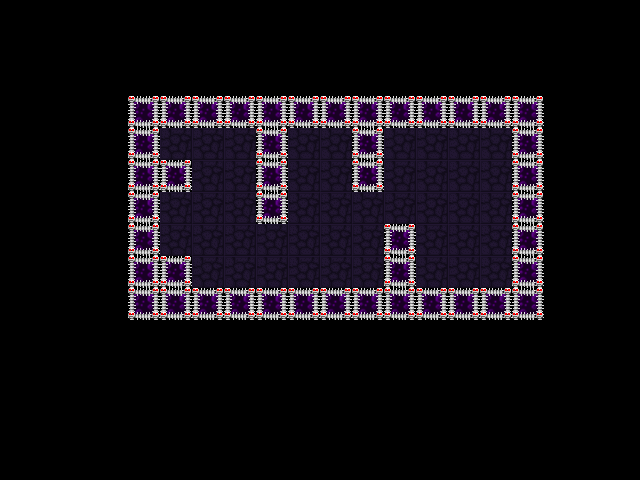

This game map was drawn from its Tiled (.tmx) file and the tilesets committed beside it. A one-line description and the full map source follow:
An orthogonal 20x15 tile map with 32x32 px tiles, 2 tile layers (Grounds, Walls), 6 tilesets and 16 objects (5x Red, 5x Blue, 5x Green, Hero).

<map version="1.0" orientation="orthogonal" width="20" height="15" tilewidth="32" tileheight="32">
 <tileset firstgid="1" name="grounds" tilewidth="32" tileheight="32">
  <image source="../assets/images/grounds.png" width="128" height="128" />
 </tileset>
 <tileset firstgid="17" name="walls" tilewidth="32" tileheight="32">
  <image source="../assets/images/walls.png" width="128" height="96" />
 </tileset>
 <tileset firstgid="29" name="changers" tilewidth="32" tileheight="32">
  <image source="../assets/images/changers.png" width="96" height="32" />
 </tileset>
 <tileset firstgid="32" name="capsules" tilewidth="32" tileheight="32">
  <image source="../assets/images/capsules.png" width="96" height="64" />
 </tileset>
 <tileset firstgid="38" name="viruses" tilewidth="32" tileheight="32">
  <image source="../assets/images/viruses.png" width="96" height="128" />
 </tileset>
 <tileset firstgid="50" name="hero" tilewidth="32" tileheight="32">
  <image source="../assets/images/character.png" width="384" height="96" />
 </tileset>
 <layer name="Grounds" width="20" height="15">
  <data encoding="csv">
0,0,0,0,0,0,0,0,0,0,0,0,0,0,0,0,0,0,0,0,
0,0,0,0,0,0,0,0,0,0,0,0,0,0,0,0,0,0,0,0,
0,0,0,0,0,0,0,0,0,0,0,0,0,0,0,0,0,0,0,0,
0,0,0,0,0,0,0,0,0,0,0,0,0,0,0,0,0,0,0,0,
0,0,0,0,0,11,11,11,0,11,11,0,11,11,11,11,0,0,0,0,
0,0,0,0,0,0,11,11,0,11,11,0,11,11,11,11,0,0,0,0,
0,0,0,0,0,11,11,11,0,11,11,11,11,11,11,11,0,0,0,0,
0,0,0,0,0,11,11,11,11,11,11,11,0,11,11,11,0,0,0,0,
0,0,0,0,0,0,11,11,11,11,11,11,0,11,11,11,0,0,0,0,
0,0,0,0,0,0,0,0,0,0,0,0,0,0,0,0,0,0,0,0,
0,0,0,0,0,0,0,0,0,0,0,0,0,0,0,0,0,0,0,0,
0,0,0,0,0,0,0,0,0,0,0,0,0,0,0,0,0,0,0,0,
0,0,0,0,0,0,0,0,0,0,0,0,0,0,0,0,0,0,0,0,
0,0,0,0,0,0,0,0,0,0,0,0,0,0,0,0,0,0,0,0,
0,0,0,0,0,0,0,0,0,0,0,0,0,0,0,0,0,0,0,0
</data>
 </layer>
 <layer name="Walls" width="20" height="15">
  <data encoding="csv">
0,0,0,0,0,0,0,0,0,0,0,0,0,0,0,0,0,0,0,0,
0,0,0,0,0,0,0,0,0,0,0,0,0,0,0,0,0,0,0,0,
0,0,0,0,0,0,0,0,0,0,0,0,0,0,0,0,0,0,0,0,
0,0,0,0,24,24,24,24,24,24,24,24,24,24,24,24,24,0,0,0,
0,0,0,0,24,0,0,0,24,0,0,24,0,0,0,0,24,0,0,0,
0,0,0,0,24,24,0,0,24,0,0,24,0,0,0,0,24,0,0,0,
0,0,0,0,24,0,0,0,24,0,0,0,0,0,0,0,24,0,0,0,
0,0,0,0,24,0,0,0,0,0,0,0,24,0,0,0,24,0,0,0,
0,0,0,0,24,24,0,0,0,0,0,0,24,0,0,0,24,0,0,0,
0,0,0,0,24,24,24,24,24,24,24,24,24,24,24,24,24,0,0,0,
0,0,0,0,0,0,0,0,0,0,0,0,0,0,0,0,0,0,0,0,
0,0,0,0,0,0,0,0,0,0,0,0,0,0,0,0,0,0,0,0,
0,0,0,0,0,0,0,0,0,0,0,0,0,0,0,0,0,0,0,0,
0,0,0,0,0,0,0,0,0,0,0,0,0,0,0,0,0,0,0,0,
0,0,0,0,0,0,0,0,0,0,0,0,0,0,0,0,0,0,0,0
</data>
 </layer>
 <objectgroup name="Changers" width="20" height="15">
  <object name="Red" gid="29" x="320" y="160">
   <properties>
    <property name="type" value="red" />
   </properties>
  </object>
  <object name="Blue" gid="30" x="384" y="192">
   <properties>
    <property name="type" value="blue" />
   </properties>
  </object>
  <object name="Green" gid="31" x="384" y="160">
   <properties>
    <property name="type" value="green" />
   </properties>
  </object>
 </objectgroup>
 <objectgroup name="Capsules" width="20" height="15">
  <object name="Green" gid="34" x="288" y="256">
   <properties>
    <property name="type" value="green" />
   </properties>
  </object>
  <object name="Blue" gid="33" x="416" y="224">
   <properties>
    <property name="type" value="blue" />
   </properties>
  </object>
  <object name="Red" gid="32" x="320" y="192">
   <properties>
    <property name="type" value="red" />
   </properties>
  </object>
  <object name="Blue" gid="33" x="224" y="224">
   <properties>
    <property name="type" value="blue" />
   </properties>
  </object>
  <object name="Green" gid="34" x="448" y="256">
   <properties>
    <property name="type" value="green" />
   </properties>
  </object>
  <object name="Red" gid="32" x="448" y="192">
   <properties>
    <property name="type" value="red" />
   </properties>
  </object>
 </objectgroup>
 <objectgroup name="Viruses" width="20" height="15">
  <object name="Blue" gid="39" x="160" y="224">
   <properties>
    <property name="type" value="blue" />
   </properties>
  </object>
  <object name="Red" gid="38" x="256" y="288">
   <properties>
    <property name="type" value="red" />
   </properties>
  </object>
  <object name="Blue" gid="39" x="192" y="160">
   <properties>
    <property name="type" value="blue" />
   </properties>
  </object>
  <object name="Green" gid="40" x="288" y="224">
   <properties>
    <property name="type" value="green" />
   </properties>
  </object>
  <object name="Green" gid="40" x="448" y="224">
   <properties>
    <property name="type" value="green" />
   </properties>
  </object>
  <object name="Red" gid="38" x="352" y="288">
   <properties>
    <property name="type" value="red" />
   </properties>
  </object>
 </objectgroup>
 <objectgroup name="Hero" width="20" height="15">
  <object name="Hero" gid="50" x="320" y="288">
   <properties>
    <property name="color" value="red" />
   </properties>
  </object>
 </objectgroup>
</map>
